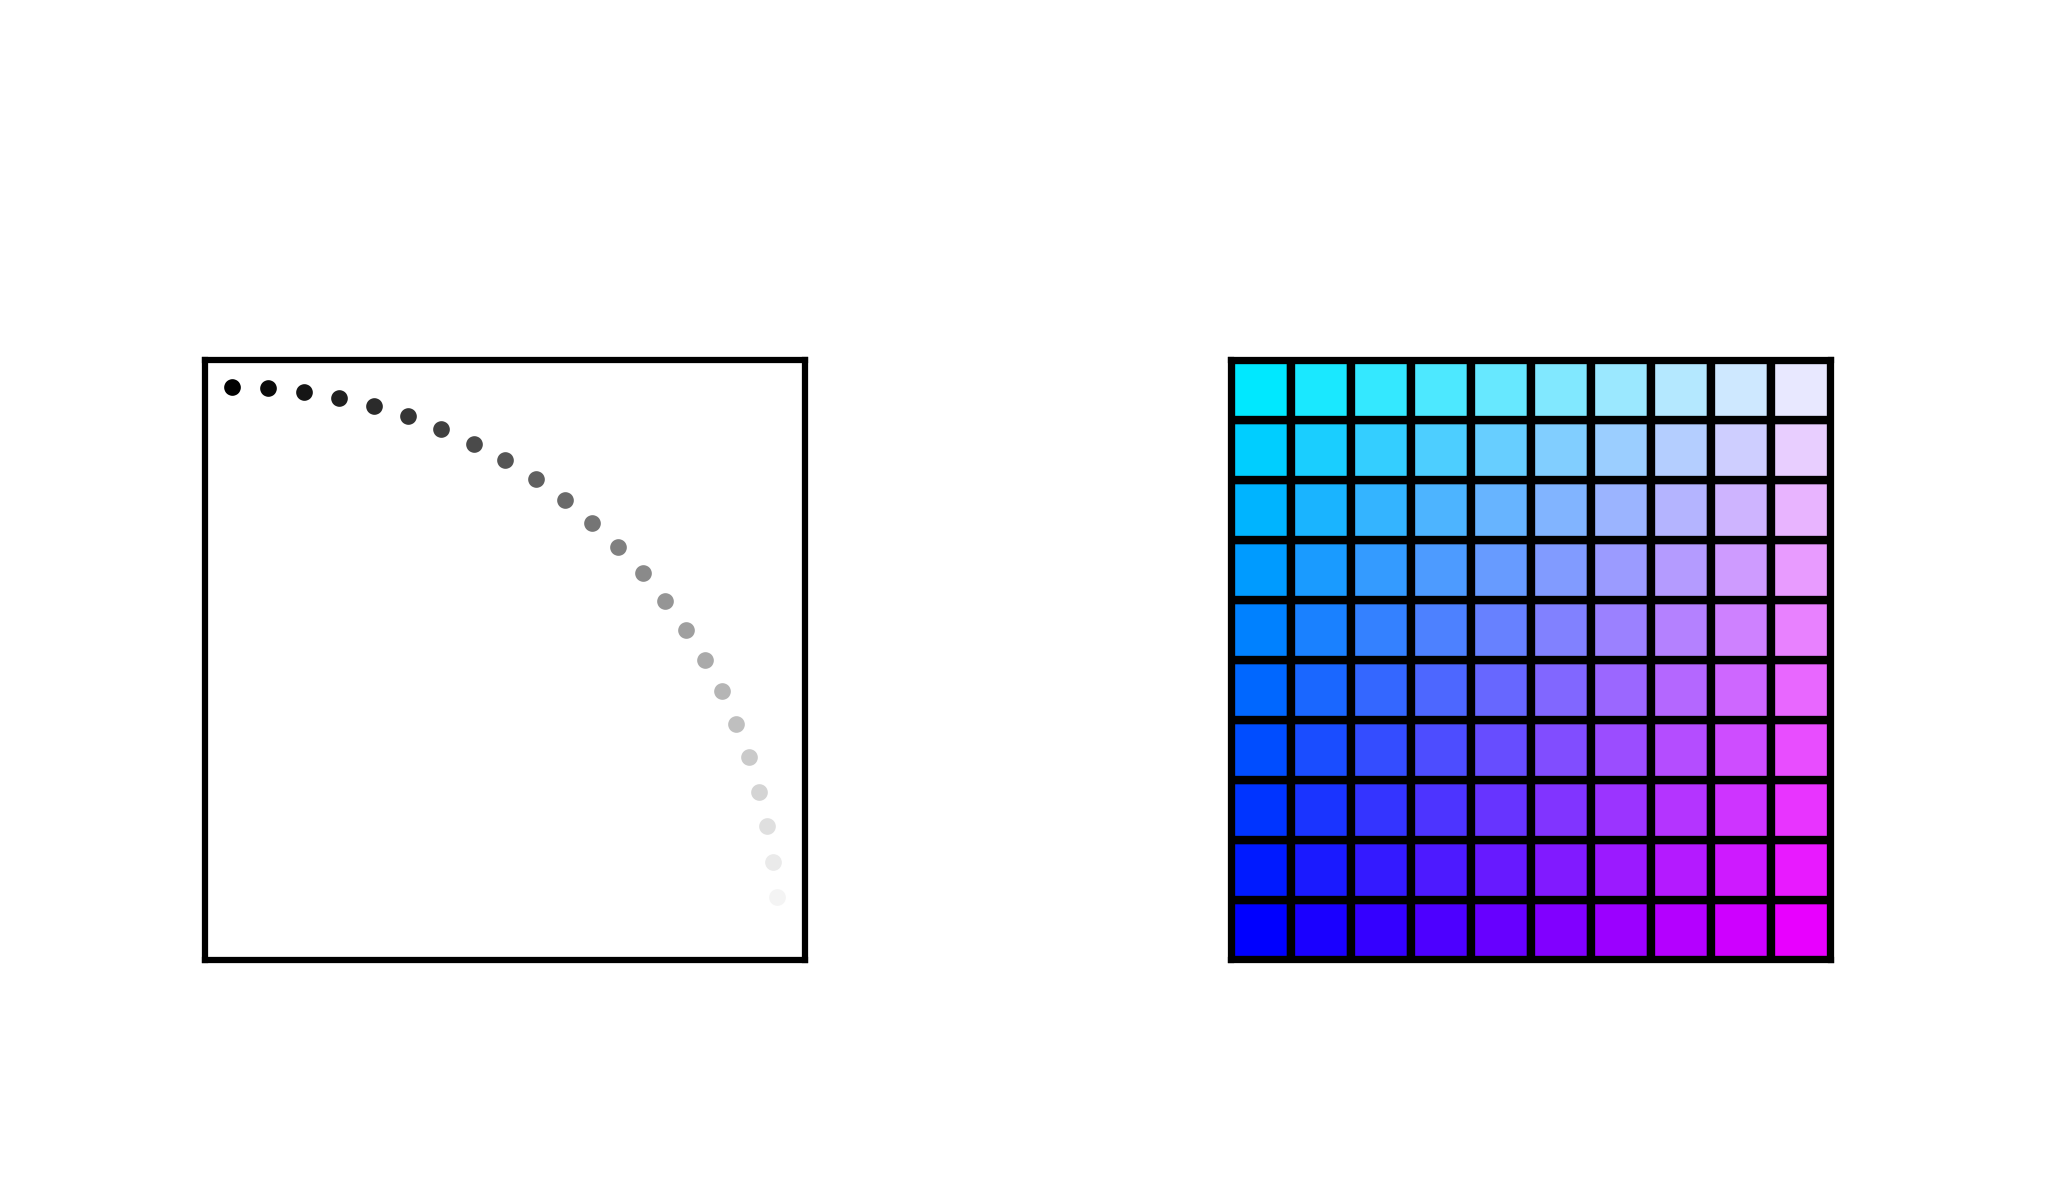

Recreate this plot in Python.
import argparse 
import numpy as np
import matplotlib.pyplot as plt
import matplotlib.patches as mplpatches
import math

# def argParser():
# 	parser=argparse.ArgumentParser(add_help=True)
# 	parser.add_argument('--outputfile','-o',type=str,help='specify filename of your output file')
# 	print(vars(parser.parse_args()))
# 	return vars(parser.parse_args())

# args = argParser()

# fileName = args['outputfile']

plt.style.use('BME163.mplstyle.txt')

figure_width=3.42
figure_height=2

plt.figure(figsize=(figure_width,figure_height))

panel_width=1/figure_width
panel_height=1/figure_height

panel1=plt.axes([0.1,0.2,panel_width,panel_height])
panel2=plt.axes([0.6,0.2,panel_width,panel_height])



q = list(np.linspace(0,1,25))

j = 0
for i in np.linspace(0,np.pi/2,25):
	panel1.plot(np.sin(i),np.cos(i),color=(q[j],q[j],q[j]),marker='o',markersize=1)
	j += 1




red = (1,0.0)
green = (0,1,0)
blue = (0,0,1)
yellow = (1,1,0)

R = np.linspace(blue[0], yellow[0],100)
G = np.linspace(blue[1],yellow[1],100)
B = np.linspace(blue[2],yellow[2],100)


for index_h in range(0,100,10):
	for index_v in range(0,100,10):
		#use blue and magenta
		rectangle1 = mplpatches.Rectangle([index_h,index_v],10,10,edgecolor='black',facecolor=(R[index_h],G[index_v],B[0]),linewidth=1)
		panel2.add_patch(rectangle1)


panel2.set_xlim(0,100)
panel2.set_ylim(0,100)

panel1.axes.get_xaxis().set_visible(False)
panel1.axes.get_yaxis().set_visible(False)
panel2.axes.get_xaxis().set_visible(False)
panel2.axes.get_yaxis().set_visible(False)




plt.savefig('HW1.png')












